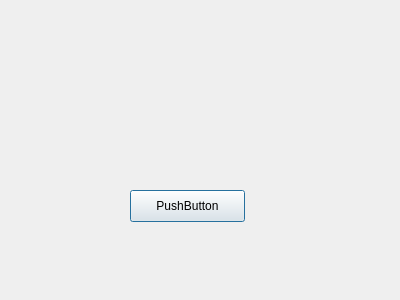
<?xml version="1.0" encoding="UTF-8"?>
<ui version="4.0">
 <class>arconjdialog</class>
 <widget class="QDialog" name="arconjdialog">
  <property name="geometry">
   <rect>
    <x>0</x>
    <y>0</y>
    <width>400</width>
    <height>300</height>
   </rect>
  </property>
  <property name="windowTitle">
   <string>Dialog</string>
  </property>
  <widget class="QPushButton" name="pushButton">
   <property name="geometry">
    <rect>
     <x>130</x>
     <y>190</y>
     <width>115</width>
     <height>32</height>
    </rect>
   </property>
   <property name="text">
    <string>PushButton</string>
   </property>
  </widget>
 </widget>
 <resources/>
 <connections/>
</ui>
